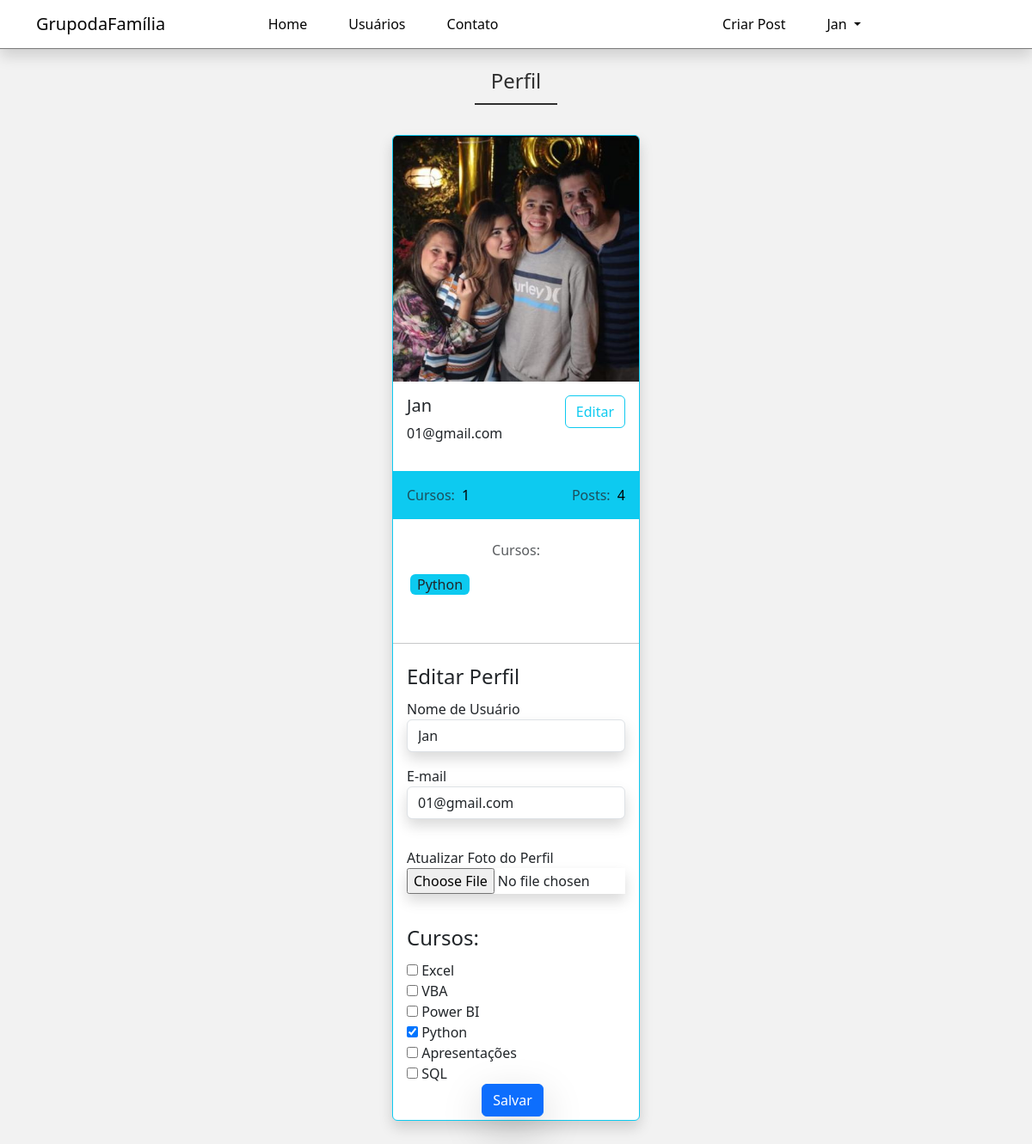
The page /perfil/editar (signed in) on the database its author committed.
### dafamilia/models.py (models this page shows)
class Usuario(database.Model, UserMixin):
    id = database.Column(database.Integer, primary_key=True)
    username = database.Column(database.String, nullable=False)
    email = database.Column(database.String, nullable=False, unique=True)
    senha = database.Column(database.String, nullable=False)
    foto_perfil = database.Column(database.String, default='default.jpg')
    posts = database.relationship('Post', backref='autor', lazy=True)
    cursos = database.Column(database.String, nullable=False, default='Não Informado')
    def contar_posts(self):
        return len(self.posts)

### dafamilia/routes.py (the view)
@app.route('/perfil/editar', methods=['GET', 'POST'])
@login_required
def editar_perfil():
    form = FormEditarPerfil()
    if form.validate_on_submit():
        current_user.email = form.email.data
        current_user.username = form.username.data
        if form.foto_perfil.data:
            nome_imagem = salvar_imagem(form.foto_perfil.data)
            current_user.foto_perfil = nome_imagem
        current_user.cursos = atualizar_cursos(form)
        database.session.commit()
        flash(
            'Perfil atualizado com sucesso', 'alert-success')
        return redirect(url_for('perfil'))
    elif request.method == "GET":
        form.email.data = current_user.email
        form.username.data = current_user.username
        foto_perfil = url_for(
            'static', filename=f'fotos_perfil/{current_user.foto_perfil}')
        for campo in form:
            if 'curso_' in campo.name:
                if campo.label.text in current_user.cursos:
                    campo.data = True
    return render_template('editar_perfil.html', foto_perfil=foto_perfil, form=form)

### dafamilia/forms.py (shortened to what this page needs)
class FormEditarPerfil(FlaskForm):
    username = StringField('Nome de Usuário', validators=[DataRequired()])
    email = StringField('E-mail', validators=[DataRequired(), Email()])
    foto_perfil = FileField('Atualizar Foto do Perfil',
                            validators=[FileAllowed(['jpg', 'png', 'gif'])])
    curso_excel = BooleanField('Excel')
    curso_vba = BooleanField('VBA')
    curso_powerbi = BooleanField('Power BI')
    curso_python = BooleanField('Python')
    curso_ppt = BooleanField('Apresentações')
    curso_sql = BooleanField('SQL')
    botao_submit_editar_perfil = SubmitField('Salvar')

### dafamilia/models.py (called while the page is built)
@login_manager.user_loader
def load_usuario(id_usuario):
    return Usuario.query.get(int(id_usuario))

### dafamilia/templates/editar_perfil.html (shortened to what this page needs)
{% extends 'perfil.html' %}
{% block form_editar_perfil %}
<hr>
<div class="container">
    <form method="POST" action=""  class="p-1" enctype="multipart/form-data">
        <legend>Editar Perfil</legend>
        <fieldset>
            <div class="mb-3 form-group">
                {{ form.username.label(class="form-control-label") }}
                {% if form.username.errors %}
                    {{ form.username(class="form-control is-invalid") }}
                <div class="invalid-feedback">
                    {% for erro in form.username.errors %}
                        {{ erro }}
                    {% endfor %}
                </div>
                {% else %}
                    {{ form.username(class="shadow form-control") }}
                {% endif %}
            </div>
            <div class="mb-3 form-group">
                {{ form.email.label(class="form-control-label") }}
                {% if form.email.errors %}
                    {{ form.email(class="form-control is-invalid") }}
                <div class="invalid-feedback">
                    {% for erro in form.email.errors %}
                        {{ erro }}
                    {% endfor %}
                </div>
                {% else %}
                    {{ form.email(class="shadow form-control") }}
                {% endif %}
            </div>
            <hr class="text-white">
            <div class="mb-3 form-group">
                {{ form.foto_perfil.label }}
                {{ form.foto_perfil(class=" editar-foto shadow form-control-file") }}
            </div>
            <hr class="text-white">
            <div class="form-group">
                <legend>Cursos:</legend>
                {% for campo in form %}
                    {% if 'curso_' in campo.name %}
                        {{campo(class="form-check-imput") }}
                        {{campo.label(class="form-check-label") }}
                        <br>
                    {% endif %}
                {% endfor %}
            </div>
        </fieldset>
        <div  class="botao_editar_perfil d-grid gap-2 d-md-flex justify-content-center">
            {{ form.botao_submit_editar_perfil(class="btn shadow-lg shadow-intensity-lg shadow-primary btn-primary me-md-2") }}
        </div>
    </form>
</div>
{% endblock %}

### dafamilia/templates/perfil.html (shortened to what this page needs)
{% extends 'base.html' %}
{% block body %}
<h1 class="page-h1">Perfil</h1>
<div class="container">
  <div class="card border border-info shadow my-5 mx-auto" style="width: 18rem;">
    <img src="{{ foto_perfil }}" class="card-img-top" alt="Foto do Usuário">
    <div class="card-body">
      <div class="row b-0">
          <div class="col-6">
              <h5 class="card-title">{{current_user.username}}</h5>
              <address class="text-start">{{current_user.email}}</address>
          </div>
          <div class="col-6 text-end">
              <a  href="{{ url_for('editar_perfil') + '#scrollspyeditar_perfil' }}" ><button type="button"class="btn btn-outline-info card-link" >Editar</button></a>
          </div>
      </div>
    </div>
    <div class="card-stats bg-info p-3">
      <div class="row g-0">
        <div class="col-6 text-start">
            <span class="text-muted ">Cursos:</span>
            {% if 'Não Informado' in current_user.cursos or current_user.cursos == '' %}
              <span class="text-black ms-1">0</span>
            {% else %}
              <span class="text-black ms-1">{{ current_user.cursos.count(';') + 1 }}</span>
            {% endif %}
        </div>
        <div class="col-6 text-end">
            <span class="text-muted ">Posts:</span>
            <span class="text-black ms-1 ">{{ current_user.contar_posts() }}</span>
        </div>
      </div>
    </div>
    <div class="card-body card-courses text-center mt-2">
      <span class="text-muted">Cursos:</span>
      <div class="cursos" >
        {% for curso in current_user.cursos.split(';') %}
          <span class="bg-info mt-3 px-2 mx-1 text-gray text-light-dark rounded">{{ curso }}</span>
        {% endfor %}
      </div>
  <br id="scrollspyeditar_perfil">
  </div>
{% block form_editar_perfil %}
{% endblock %}
{% endblock %}

### dafamilia/templates/navbar.html (shortened to what this page needs)
   <nav class="navbar navbar-expand-lg fixed-top bg-primary-color shadow" id="navbar">
        <div class="container">
			<a class="navbar-brand primary-color" href="{{ url_for('home') }}">GrupodaFamília</a>
            <div class="collapse navbar-collapse" id="navbar-items">
                <ul class="navbar-nav me-auto mb-2 mb-lg-0">
                    <li class="nav-item">
						<a class="nav-link primary-color" href="{{ url_for('home') }}">Home</a>
					</li>
                    <li class="nav-item">
						<a class="nav-link primary-color" href="{{ url_for('usuarios') }}">Usuários</a>
					</li>
                    <li class="nav-item">
						<a class="nav-link primary-color" href="{{ url_for('contato') }}">Contato</a>
					</li>
				</ul>
				<ul class="navbar-nav d-flex">
					{% if current_user.is_authenticated %}
						<li class="nav-item">
							<a class="nav-link primary-color login" href="{{ url_for('criar_post') }}">Criar Post</a>
						</li>
						<li class="nav-item dropdown">
							<a class="nav-link  primary-color dropdown-toggle" href="#" id="navbarDropdownMenuLink" role="button" data-bs-toggle="dropdown" aria-expanded="false">
								{{ current_user.username}}
							</a>
						</li>
					{% endif %}
				</ul>
            </div>
        </div>
    </nav>

### dafamilia/static/main.css (style rules this page uses)
html, .root { font-family: 'Roboto', sans-serif; font-size: 16px; line-height: 21px; }
body { background-color: #f2f2f2; }
.bg-primary-color { background-color: #fff; }
.primary-color { color: #050505; }
.page-h1 { display: flex; justify-content: center; margin: 5rem 0 2rem; color: #2f2f2f; font-size: 1.5rem; font-weight: 500; position:relative; }
.page-h1::after { width: 6rem; border-bottom: 2px solid #2f2f2f; content: ''; position: absolute; top: 2.5rem; }
#navbar { border-bottom: 1px solid #7a7a7a; box-shadow: 2px 2px 2px 1px rgba(0, 0, 0, 0.1); font-weight: 500; font-size: 1rem; margin-bottom: 3rem; min-width: 1vh; }
.navbar-brand { display: flex; }
#navbar-items .navbar-nav { display: flex; justify-content: center; width: 100%; }
#navbar-items .nav-item { margin: 0 1em; }
.cursos { width: 120px; display: flex; flex-direction: row; flex-wrap: wrap; }
.editar-foto { width: 100%; }

### rows shown on the page
Usuario: username "Jan", email "01@gmail.com", cursos "1", cursos "Python"

### other values the page prints
{{ current_user.contar_posts() }} "4"
{{ campo.label(class="form-check-label") }} "Excel" "VBA" "Power BI" "Python" "Apresentações" "SQL"
